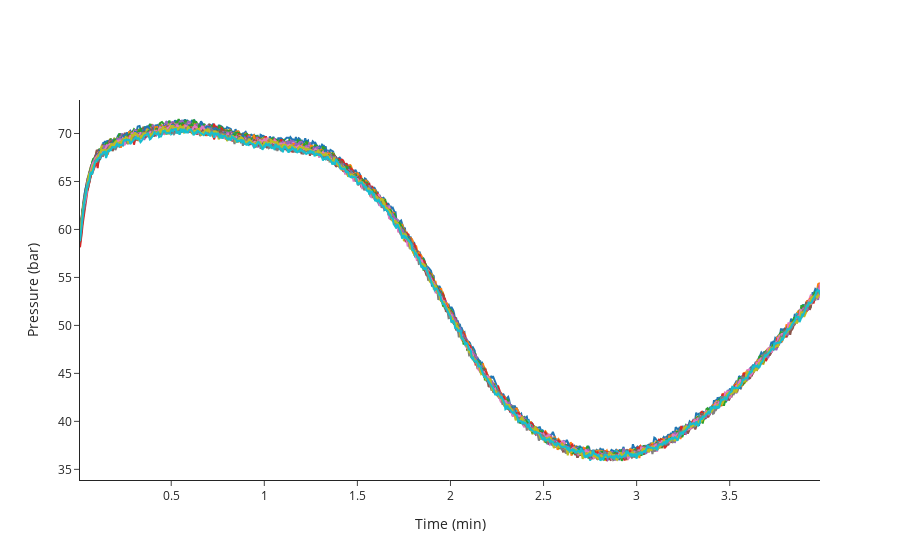

The notebook cell saved with this chart:
### Code cell
fig_train=ana.plot_pressure_curves(indices = train_indices)
fig_train.update_layout(showlegend=False)
fig_train.show()
#train_indices.extend([239, 245, 266, 117])# 117 is interesting

### Figure 1 — Plotly figure (JSON) as saved in the notebook; plotly's stock layout.template omitted (floating-point values rounded to 4 significant figures; data arrays with more than 128 entries replaced by an {"elided": "..."} marker saying what was removed)
{"data": [{"hovertemplate": "<b>index</b>: 18<br><b>name</b>: 210812_Pac--005<br><b>path</b>: C:/Users/Sandeep/Desktop/ExtractedSignals\\210812_Pac 2021-08-12 10-30-07\\210812_Pac--005.D<br><b>batch</b>: 210812_Pac 2021-08-12 10-30-07<br><b>batch_position</b>: 5<br><b>idle_time</b>: 39.0<br><b>sample</b>: NaCl 0,9%<br><b>method</b>: SAA_411_Pac.M<br><b>timestamp</b>: 2021-08-12 10:50:23<br><b>detector</b>: G1315C<br><b>pump</b>: G7110B<br><b>start_time</b>: 2021-08-12 10:50:57<br><b>end_time</b>: 2021-08-12 10:54:57<br><b>runtime</b>: 239.7000000000036<br><b>Time: </b>%{x}<br><b>Pressure: </b>%{y}<extra></extra>", "mode": "lines", "name": "210812_Pac--005 (NaCl 0,9%)", "text": "<b>index</b>: 18<br><b>name</b>: 210812_Pac--005<br><b>path</b>: C:/Users/Sandeep/Desktop/ExtractedSignals\\210812_Pac 2021-08-12 10-30-07\\210812_Pac--005.D<br><b>batch</b>: 210812_Pac 2021-08-12 10-30-07<br><b>batch_position</b>: 5<br><b>idle_time</b>: 39.0<br><b>sample</b>: NaCl 0,9%<br><b>method</b>: SAA_411_Pac.M<br><b>timestamp</b>: 2021-08-12 10:50:23<br><b>detector</b>: G1315C<br><b>pump</b>: G7110B<br><b>start_time</b>: 2021-08-12 10:50:57<br><b>end_time</b>: 2021-08-12 10:54:57<br><b>runtime</b>: 239.7000000000036", "type": "scatter", "x": {"elided": "796 float values"}, "y": {"elided": "796 float values"}}, {"hovertemplate": "<b>index</b>: 19<br><b>name</b>: 210812_Pac--006<br><b>path</b>: C:/Users/Sandeep/Desktop/ExtractedSignals\\210812_Pac 2021-08-12 10-30-07\\210812_Pac--006.D<br><b>batch</b>: 210812_Pac 2021-08-12 10-30-07<br><b>batch_position</b>: 6<br><b>idle_time</b>: 39.0<br><b>sample</b>: Blank<br><b>method</b>: SAA_411_Pac.M<br><b>timestamp</b>: 2021-08-12 10:55:02<br><b>detector</b>: G1315C<br><b>pump</b>: G7110B<br><b>start_time</b>: 2021-08-12 10:55:36<br><b>end_time</b>: 2021-08-12 10:59:36<br><b>runtime</b>: 239.7000000000036<br><b>Time: </b>%{x}<br><b>Pressure: </b>%{y}<extra></extra>", "mode": "lines", "name": "210812_Pac--006 (Blank)", "text": "<b>index</b>: 19<br><b>name</b>: 210812_Pac--006<br><b>path</b>: C:/Users/Sandeep/Desktop/ExtractedSignals\\210812_Pac 2021-08-12 10-30-07\\210812_Pac--006.D<br><b>batch</b>: 210812_Pac 2021-08-12 10-30-07<br><b>batch_position</b>: 6<br><b>idle_time</b>: 39.0<br><b>sample</b>: Blank<br><b>method</b>: SAA_411_Pac.M<br><b>timestamp</b>: 2021-08-12 10:55:02<br><b>detector</b>: G1315C<br><b>pump</b>: G7110B<br><b>start_time</b>: 2021-08-12 10:55:36<br><b>end_time</b>: 2021-08-12 10:59:36<br><b>runtime</b>: 239.7000000000036", "type": "scatter", "x": {"elided": "796 float values"}, "y": {"elided": "796 float values"}}, {"hovertemplate": "<b>index</b>: 20<br><b>name</b>: 210812_Pac--007<br><b>path</b>: C:/Users/Sandeep/Desktop/ExtractedSignals\\210812_Pac 2021-08-12 10-30-07\\210812_Pac--007.D<br><b>batch</b>: 210812_Pac 2021-08-12 10-30-07<br><b>batch_position</b>: 7<br><b>idle_time</b>: 39.0<br><b>sample</b>: 0.025 mg/ml<br><b>method</b>: SAA_411_Pac.M<br><b>timestamp</b>: 2021-08-12 10:59:41<br><b>detector</b>: G1315C<br><b>pump</b>: G7110B<br><b>start_time</b>: 2021-08-12 11:00:15<br><b>end_time</b>: 2021-08-12 11:04:15<br><b>runtime</b>: 239.7000000000036<br><b>Time: </b>%{x}<br><b>Pressure: </b>%{y}<extra></extra>", "mode": "lines", "name": "210812_Pac--007 (0.025 mg/ml)", "text": "<b>index</b>: 20<br><b>name</b>: 210812_Pac--007<br><b>path</b>: C:/Users/Sandeep/Desktop/ExtractedSignals\\210812_Pac 2021-08-12 10-30-07\\210812_Pac--007.D<br><b>batch</b>: 210812_Pac 2021-08-12 10-30-07<br><b>batch_position</b>: 7<br><b>idle_time</b>: 39.0<br><b>sample</b>: 0.025 mg/ml<br><b>method</b>: SAA_411_Pac.M<br><b>timestamp</b>: 2021-08-12 10:59:41<br><b>detector</b>: G1315C<br><b>pump</b>: G7110B<br><b>start_time</b>: 2021-08-12 11:00:15<br><b>end_time</b>: 2021-08-12 11:04:15<br><b>runtime</b>: 239.7000000000036", "type": "scatter", "x": {"elided": "796 float values"}, "y": {"elided": "796 float values"}}, {"hovertemplate": "<b>index</b>: 21<br><b>name</b>: 210812_Pac--008<br><b>path</b>: C:/Users/Sandeep/Desktop/ExtractedSignals\\210812_Pac 2021-08-12 10-30-07\\210812_Pac--008.D<br><b>batch</b>: 210812_Pac 2021-08-12 10-30-07<br><b>batch_position</b>: 8<br><b>idle_time</b>: 39.0<br><b>sample</b>: Blank<br><b>method</b>: SAA_411_Pac.M<br><b>timestamp</b>: 2021-08-12 11:04:20<br><b>detector</b>: G1315C<br><b>pump</b>: G7110B<br><b>start_time</b>: 2021-08-12 11:04:54<br><b>end_time</b>: 2021-08-12 11:08:54<br><b>runtime</b>: 239.7000000000036<br><b>Time: </b>%{x}<br><b>Pressure: </b>%{y}<extra></extra>", "mode": "lines", "name": "210812_Pac--008 (Blank)", "text": "<b>index</b>: 21<br><b>name</b>: 210812_Pac--008<br><b>path</b>: C:/Users/Sandeep/Desktop/ExtractedSignals\\210812_Pac 2021-08-12 10-30-07\\210812_Pac--008.D<br><b>batch</b>: 210812_Pac 2021-08-12 10-30-07<br><b>batch_position</b>: 8<br><b>idle_time</b>: 39.0<br><b>sample</b>: Blank<br><b>method</b>: SAA_411_Pac.M<br><b>timestamp</b>: 2021-08-12 11:04:20<br><b>detector</b>: G1315C<br><b>pump</b>: G7110B<br><b>start_time</b>: 2021-08-12 11:04:54<br><b>end_time</b>: 2021-08-12 11:08:54<br><b>runtime</b>: 239.7000000000036", "type": "scatter", "x": {"elided": "796 float values"}, "y": {"elided": "796 float values"}}, {"hovertemplate": "<b>index</b>: 22<br><b>name</b>: 210812_Pac--009<br><b>path</b>: C:/Users/Sandeep/Desktop/ExtractedSignals\\210812_Pac 2021-08-12 10-30-07\\210812_Pac--009.D<br><b>batch</b>: 210812_Pac 2021-08-12 10-30-07<br><b>batch_position</b>: 9<br><b>idle_time</b>: 38.0<br><b>sample</b>: 210806/036 :10<br><b>method</b>: SAA_411_Pac.M<br><b>timestamp</b>: 2021-08-12 11:08:59<br><b>detector</b>: G1315C<br><b>pump</b>: G7110B<br><b>start_time</b>: 2021-08-12 11:09:32<br><b>end_time</b>: 2021-08-12 11:13:32<br><b>runtime</b>: 239.7000000000036<br><b>Time: </b>%{x}<br><b>Pressure: </b>%{y}<extra></extra>", "mode": "lines", "name": "210812_Pac--009 (210806/036 :10)", "text": "<b>index</b>: 22<br><b>name</b>: 210812_Pac--009<br><b>path</b>: C:/Users/Sandeep/Desktop/ExtractedSignals\\210812_Pac 2021-08-12 10-30-07\\210812_Pac--009.D<br><b>batch</b>: 210812_Pac 2021-08-12 10-30-07<br><b>batch_position</b>: 9<br><b>idle_time</b>: 38.0<br><b>sample</b>: 210806/036 :10<br><b>method</b>: SAA_411_Pac.M<br><b>timestamp</b>: 2021-08-12 11:08:59<br><b>detector</b>: G1315C<br><b>pump</b>: G7110B<br><b>start_time</b>: 2021-08-12 11:09:32<br><b>end_time</b>: 2021-08-12 11:13:32<br><b>runtime</b>: 239.7000000000036", "type": "scatter", "x": {"elided": "796 float values"}, "y": {"elided": "796 float values"}}, {"hovertemplate": "<b>index</b>: 23<br><b>name</b>: 210812_Pac--010<br><b>path</b>: C:/Users/Sandeep/Desktop/ExtractedSignals\\210812_Pac 2021-08-12 10-30-07\\210812_Pac--010.D<br><b>batch</b>: 210812_Pac 2021-08-12 10-30-07<br><b>batch_position</b>: 10<br><b>idle_time</b>: 39.0<br><b>sample</b>: 210806/036 :10<br><b>method</b>: SAA_411_Pac.M<br><b>timestamp</b>: 2021-08-12 11:13:37<br><b>detector</b>: G7110B<br><b>pump</b>: G7110B<br><b>start_time</b>: 2021-08-12 11:14:11<br><b>end_time</b>: 2021-08-12 11:18:11<br><b>runtime</b>: 239.7000000000036<br><b>Time: </b>%{x}<br><b>Pressure: </b>%{y}<extra></extra>", "mode": "lines", "name": "210812_Pac--010 (210806/036 :10)", "text": "<b>index</b>: 23<br><b>name</b>: 210812_Pac--010<br><b>path</b>: C:/Users/Sandeep/Desktop/ExtractedSignals\\210812_Pac 2021-08-12 10-30-07\\210812_Pac--010.D<br><b>batch</b>: 210812_Pac 2021-08-12 10-30-07<br><b>batch_position</b>: 10<br><b>idle_time</b>: 39.0<br><b>sample</b>: 210806/036 :10<br><b>method</b>: SAA_411_Pac.M<br><b>timestamp</b>: 2021-08-12 11:13:37<br><b>detector</b>: G7110B<br><b>pump</b>: G7110B<br><b>start_time</b>: 2021-08-12 11:14:11<br><b>end_time</b>: 2021-08-12 11:18:11<br><b>runtime</b>: 239.7000000000036", "type": "scatter", "x": {"elided": "796 float values"}, "y": {"elided": "796 float values"}}, {"hovertemplate": "<b>index</b>: 24<br><b>name</b>: 210812_Pac--011<br><b>path</b>: C:/Users/Sandeep/Desktop/ExtractedSignals\\210812_Pac 2021-08-12 10-30-07\\210812_Pac--011.D<br><b>batch</b>: 210812_Pac 2021-08-12 10-30-07<br><b>batch_position</b>: 11<br><b>idle_time</b>: 39.0<br><b>sample</b>: 210806/036 :10<br><b>method</b>: SAA_411_Pac.M<br><b>timestamp</b>: 2021-08-12 11:18:16<br><b>detector</b>: G7110B<br><b>pump</b>: G7110B<br><b>start_time</b>: 2021-08-12 11:18:50<br><b>end_time</b>: 2021-08-12 11:22:50<br><b>runtime</b>: 239.7000000000036<br><b>Time: </b>%{x}<br><b>Pressure: </b>%{y}<extra></extra>", "mode": "lines", "name": "210812_Pac--011 (210806/036 :10)", "text": "<b>index</b>: 24<br><b>name</b>: 210812_Pac--011<br><b>path</b>: C:/Users/Sandeep/Desktop/ExtractedSignals\\210812_Pac 2021-08-12 10-30-07\\210812_Pac--011.D<br><b>batch</b>: 210812_Pac 2021-08-12 10-30-07<br><b>batch_position</b>: 11<br><b>idle_time</b>: 39.0<br><b>sample</b>: 210806/036 :10<br><b>method</b>: SAA_411_Pac.M<br><b>timestamp</b>: 2021-08-12 11:18:16<br><b>detector</b>: G7110B<br><b>pump</b>: G7110B<br><b>start_time</b>: 2021-08-12 11:18:50<br><b>end_time</b>: 2021-08-12 11:22:50<br><b>runtime</b>: 239.7000000000036", "type": "scatter", "x": {"elided": "796 float values"}, "y": {"elided": "796 float values"}}, {"hovertemplate": "<b>index</b>: 25<br><b>name</b>: 210812_Pac--012<br><b>path</b>: C:/Users/Sandeep/Desktop/ExtractedSignals\\210812_Pac 2021-08-12 10-30-07\\210812_Pac--012.D<br><b>batch</b>: 210812_Pac 2021-08-12 10-30-07<br><b>batch_position</b>: 12<br><b>idle_time</b>: 39.0<br><b>sample</b>: Blank<br><b>method</b>: SAA_411_Pac.M<br><b>timestamp</b>: 2021-08-12 11:22:55<br><b>detector</b>: G1315C<br><b>pump</b>: G7110B<br><b>start_time</b>: 2021-08-12 11:23:29<br><b>end_time</b>: 2021-08-12 11:27:29<br><b>runtime</b>: 239.7000000000036<br><b>Time: </b>%{x}<br><b>Pressure: </b>%{y}<extra></extra>", "mode": "lines", "name": "210812_Pac--012 (Blank)", "text": "<b>index</b>: 25<br><b>name</b>: 210812_Pac--012<br><b>path</b>: C:/Users/Sandeep/Desktop/ExtractedSignals\\210812_Pac 2021-08-12 10-30-07\\210812_Pac--012.D<br><b>batch</b>: 210812_Pac 2021-08-12 10-30-07<br><b>batch_position</b>: 12<br><b>idle_time</b>: 39.0<br><b>sample</b>: Blank<br><b>method</b>: SAA_411_Pac.M<br><b>timestamp</b>: 2021-08-12 11:22:55<br><b>detector</b>: G1315C<br><b>pump</b>: G7110B<br><b>start_time</b>: 2021-08-12 11:23:29<br><b>end_time</b>: 2021-08-12 11:27:29<br><b>runtime</b>: 239.7000000000036", "type": "scatter", "x": {"elided": "796 float values"}, "y": {"elided": "796 float values"}}, {"hovertemplate": "<b>index</b>: 26<br><b>name</b>: 210812_Pac--013<br><b>path</b>: C:/Users/Sandeep/Desktop/ExtractedSignals\\210812_Pac 2021-08-12 10-30-07\\210812_Pac--013.D<br><b>batch</b>: 210812_Pac 2021-08-12 10-30-07<br><b>batch_position</b>: 13<br><b>idle_time</b>: 39.0<br><b>sample</b>: 0.025 mg/ml<br><b>method</b>: SAA_411_Pac.M<br><b>timestamp</b>: 2021-08-12 11:27:34<br><b>detector</b>: G1315C<br><b>pump</b>: G7110B<br><b>start_time</b>: 2021-08-12 11:28:08<br><b>end_time</b>: 2021-08-12 11:32:08<br><b>runtime</b>: 239.7000000000036<br><b>Time: </b>%{x}<br><b>Pressure: </b>%{y}<extra></extra>", "mode": "lines", "name": "210812_Pac--013 (0.025 mg/ml)", "text": "<b>index</b>: 26<br><b>name</b>: 210812_Pac--013<br><b>path</b>: C:/Users/Sandeep/Desktop/ExtractedSignals\\210812_Pac 2021-08-12 10-30-07\\210812_Pac--013.D<br><b>batch</b>: 210812_Pac 2021-08-12 10-30-07<br><b>batch_position</b>: 13<br><b>idle_time</b>: 39.0<br><b>sample</b>: 0.025 mg/ml<br><b>method</b>: SAA_411_Pac.M<br><b>timestamp</b>: 2021-08-12 11:27:34<br><b>detector</b>: G1315C<br><b>pump</b>: G7110B<br><b>start_time</b>: 2021-08-12 11:28:08<br><b>end_time</b>: 2021-08-12 11:32:08<br><b>runtime</b>: 239.7000000000036", "type": "scatter", "x": {"elided": "796 float values"}, "y": {"elided": "796 float values"}}, {"hovertemplate": "<b>index</b>: 27<br><b>name</b>: 210812_Pac--014<br><b>path</b>: C:/Users/Sandeep/Desktop/ExtractedSignals\\210812_Pac 2021-08-12 10-30-07\\210812_Pac--014.D<br><b>batch</b>: 210812_Pac 2021-08-12 10-30-07<br><b>batch_position</b>: 14<br><b>idle_time</b>: 38.0<br><b>sample</b>: Blank<br><b>method</b>: SAA_411_Pac.M<br><b>timestamp</b>: 2021-08-12 11:32:13<br><b>detector</b>: G7110B<br><b>pump</b>: G7110B<br><b>start_time</b>: 2021-08-12 11:32:46<br><b>end_time</b>: 2021-08-12 11:36:47<br><b>runtime</b>: 239.7000000000036<br><b>Time: </b>%{x}<br><b>Pressure: </b>%{y}<extra></extra>", "mode": "lines", "name": "210812_Pac--014 (Blank)", "text": "<b>index</b>: 27<br><b>name</b>: 210812_Pac--014<br><b>path</b>: C:/Users/Sandeep/Desktop/ExtractedSignals\\210812_Pac 2021-08-12 10-30-07\\210812_Pac--014.D<br><b>batch</b>: 210812_Pac 2021-08-12 10-30-07<br><b>batch_position</b>: 14<br><b>idle_time</b>: 38.0<br><b>sample</b>: Blank<br><b>method</b>: SAA_411_Pac.M<br><b>timestamp</b>: 2021-08-12 11:32:13<br><b>detector</b>: G7110B<br><b>pump</b>: G7110B<br><b>start_time</b>: 2021-08-12 11:32:46<br><b>end_time</b>: 2021-08-12 11:36:47<br><b>runtime</b>: 239.7000000000036", "type": "scatter", "x": {"elided": "796 float values"}, "y": {"elided": "796 float values"}}, {"hovertemplate": "<b>index</b>: 51<br><b>name</b>: 210813_Pac--005<br><b>path</b>: C:/Users/Sandeep/Desktop/ExtractedSignals\\210813_Pac 2021-08-13 10-37-27\\210813_Pac--005.D<br><b>batch</b>: 210813_Pac 2021-08-13 10-37-27<br><b>batch_position</b>: 5<br><b>idle_time</b>: 39.0<br><b>sample</b>: NaCl 0,9%<br><b>method</b>: SAA_411_Pac.M<br><b>timestamp</b>: 2021-08-13 10:57:52<br><b>detector</b>: G7110B<br><b>pump</b>: G7110B<br><b>start_time</b>: 2021-08-13 10:58:26<br><b>end_time</b>: 2021-08-13 11:02:27<br><b>runtime</b>: 239.7000000000036<br><b>Time: </b>%{x}<br><b>Pressure: </b>%{y}<extra></extra>", "mode": "lines", "name": "210813_Pac--005 (NaCl 0,9%)", "text": "<b>index</b>: 51<br><b>name</b>: 210813_Pac--005<br><b>path</b>: C:/Users/Sandeep/Desktop/ExtractedSignals\\210813_Pac 2021-08-13 10-37-27\\210813_Pac--005.D<br><b>batch</b>: 210813_Pac 2021-08-13 10-37-27<br><b>batch_position</b>: 5<br><b>idle_time</b>: 39.0<br><b>sample</b>: NaCl 0,9%<br><b>method</b>: SAA_411_Pac.M<br><b>timestamp</b>: 2021-08-13 10:57:52<br><b>detector</b>: G7110B<br><b>pump</b>: G7110B<br><b>start_time</b>: 2021-08-13 10:58:26<br><b>end_time</b>: 2021-08-13 11:02:27<br><b>runtime</b>: 239.7000000000036", "type": "scatter", "x": {"elided": "796 float values"}, "y": {"elided": "796 float values"}}, {"hovertemplate": "<b>index</b>: 52<br><b>name</b>: 210813_Pac--006<br><b>path</b>: C:/Users/Sandeep/Desktop/ExtractedSignals\\210813_Pac 2021-08-13 10-37-27\\210813_Pac--006.D<br><b>batch</b>: 210813_Pac 2021-08-13 10-37-27<br><b>batch_position</b>: 6<br><b>idle_time</b>: 38.0<br><b>sample</b>: Blank<br><b>method</b>: SAA_411_Pac.M<br><b>timestamp</b>: 2021-08-13 11:02:31<br><b>detector</b>: G1315C<br><b>pump</b>: G7110B<br><b>start_time</b>: 2021-08-13 11:03:05<br><b>end_time</b>: 2021-08-13 11:07:06<br><b>runtime</b>: 239.7000000000036<br><b>Time: </b>%{x}<br><b>Pressure: </b>%{y}<extra></extra>", "mode": "lines", "name": "210813_Pac--006 (Blank)", "text": "<b>index</b>: 52<br><b>name</b>: 210813_Pac--006<br><b>path</b>: C:/Users/Sandeep/Desktop/ExtractedSignals\\210813_Pac 2021-08-13 10-37-27\\210813_Pac--006.D<br><b>batch</b>: 210813_Pac 2021-08-13 10-37-27<br><b>batch_position</b>: 6<br><b>idle_time</b>: 38.0<br><b>sample</b>: Blank<br><b>method</b>: SAA_411_Pac.M<br><b>timestamp</b>: 2021-08-13 11:02:31<br><b>detector</b>: G1315C<br><b>pump</b>: G7110B<br><b>start_time</b>: 2021-08-13 11:03:05<br><b>end_time</b>: 2021-08-13 11:07:06<br><b>runtime</b>: 239.7000000000036", "type": "scatter", "x": {"elided": "796 float values"}, "y": {"elided": "796 float values"}}, {"hovertemplate": "<b>index</b>: 53<br><b>name</b>: 210813_Pac--007<br><b>path</b>: C:/Users/Sandeep/Desktop/ExtractedSignals\\210813_Pac 2021-08-13 10-37-27\\210813_Pac--007.D<br><b>batch</b>: 210813_Pac 2021-08-13 10-37-27<br><b>batch_position</b>: 7<br><b>idle_time</b>: 38.0<br><b>sample</b>: 0.025 mg/ml<br><b>method</b>: SAA_411_Pac.M<br><b>timestamp</b>: 2021-08-13 11:07:10<br><b>detector</b>: G1315C<br><b>pump</b>: G7116B<br><b>start_time</b>: 2021-08-13 11:07:44<br><b>end_time</b>: 2021-08-13 11:11:45<br><b>runtime</b>: 239.7000000000036<br><b>Time: </b>%{x}<br><b>Pressure: </b>%{y}<extra></extra>", "mode": "lines", "name": "210813_Pac--007 (0.025 mg/ml)", "text": "<b>index</b>: 53<br><b>name</b>: 210813_Pac--007<br><b>path</b>: C:/Users/Sandeep/Desktop/ExtractedSignals\\210813_Pac 2021-08-13 10-37-27\\210813_Pac--007.D<br><b>batch</b>: 210813_Pac 2021-08-13 10-37-27<br><b>batch_position</b>: 7<br><b>idle_time</b>: 38.0<br><b>sample</b>: 0.025 mg/ml<br><b>method</b>: SAA_411_Pac.M<br><b>timestamp</b>: 2021-08-13 11:07:10<br><b>detector</b>: G1315C<br><b>pump</b>: G7116B<br><b>start_time</b>: 2021-08-13 11:07:44<br><b>end_time</b>: 2021-08-13 11:11:45<br><b>runtime</b>: 239.7000000000036", "type": "scatter", "x": {"elided": "796 float values"}, "y": {"elided": "796 float values"}}, {"hovertemplate": "<b>index</b>: 54<br><b>name</b>: 210813_Pac--008<br><b>path</b>: C:/Users/Sandeep/Desktop/ExtractedSignals\\210813_Pac 2021-08-13 10-37-27\\210813_Pac--008.D<br><b>batch</b>: 210813_Pac 2021-08-13 10-37-27<br><b>batch_position</b>: 8<br><b>idle_time</b>: 38.0<br><b>sample</b>: Blank<br><b>method</b>: SAA_411_Pac.M<br><b>timestamp</b>: 2021-08-13 11:11:49<br><b>detector</b>: G1315C<br><b>pump</b>: G7110B<br><b>start_time</b>: 2021-08-13 11:12:23<br><b>end_time</b>: 2021-08-13 11:16:23<br><b>runtime</b>: 239.7000000000036<br><b>Time: </b>%{x}<br><b>Pressure: </b>%{y}<extra></extra>", "mode": "lines", "name": "210813_Pac--008 (Blank)", "text": "<b>index</b>: 54<br><b>name</b>: 210813_Pac--008<br><b>path</b>: C:/Users/Sandeep/Desktop/ExtractedSignals\\210813_Pac 2021-08-13 10-37-27\\210813_Pac--008.D<br><b>batch</b>: 210813_Pac 2021-08-13 10-37-27<br><b>batch_position</b>: 8<br><b>idle_time</b>: 38.0<br><b>sample</b>: Blank<br><b>method</b>: SAA_411_Pac.M<br><b>timestamp</b>: 2021-08-13 11:11:49<br><b>detector</b>: G1315C<br><b>pump</b>: G7110B<br><b>start_time</b>: 2021-08-13 11:12:23<br><b>end_time</b>: 2021-08-13 11:16:23<br><b>runtime</b>: 239.7000000000036", "type": "scatter", "x": {"elided": "796 float values"}, "y": {"elided": "796 float values"}}, {"hovertemplate": "<b>index</b>: 55<br><b>name</b>: 210813_Pac--009<br><b>path</b>: C:/Users/Sandeep/Desktop/ExtractedSignals\\210813_Pac 2021-08-13 10-37-27\\210813_Pac--009.D<br><b>batch</b>: 210813_Pac 2021-08-13 10-37-27<br><b>batch_position</b>: 9<br><b>idle_time</b>: 39.0<br><b>sample</b>: 210812/004 :20<br><b>method</b>: SAA_411_Pac.M<br><b>timestamp</b>: 2021-08-13 11:16:28<br><b>detector</b>: G1315C<br><b>pump</b>: G7110B<br><b>start_time</b>: 2021-08-13 11:17:02<br><b>end_time</b>: 2021-08-13 11:21:03<br><b>runtime</b>: 239.7000000000036<br><b>Time: </b>%{x}<br><b>Pressure: </b>%{y}<extra></extra>", "mode": "lines", "name": "210813_Pac--009 (210812/004 :20)", "text": "<b>index</b>: 55<br><b>name</b>: 210813_Pac--009<br><b>path</b>: C:/Users/Sandeep/Desktop/ExtractedSignals\\210813_Pac 2021-08-13 10-37-27\\210813_Pac--009.D<br><b>batch</b>: 210813_Pac 2021-08-13 10-37-27<br><b>batch_position</b>: 9<br><b>idle_time</b>: 39.0<br><b>sample</b>: 210812/004 :20<br><b>method</b>: SAA_411_Pac.M<br><b>timestamp</b>: 2021-08-13 11:16:28<br><b>detector</b>: G1315C<br><b>pump</b>: G7110B<br><b>start_time</b>: 2021-08-13 11:17:02<br><b>end_time</b>: 2021-08-13 11:21:03<br><b>runtime</b>: 239.7000000000036", "type": "scatter", "x": {"elided": "796 float values"}, "y": {"elided": "796 float values"}}, {"hovertemplate": "<b>index</b>: 56<br><b>name</b>: 210813_Pac--010<br><b>path</b>: C:/Users/Sandeep/Desktop/ExtractedSignals\\210813_Pac 2021-08-13 10-37-27\\210813_Pac--010.D<br><b>batch</b>: 210813_Pac 2021-08-13 10-37-27<br><b>batch_position</b>: 10<br><b>idle_time</b>: 38.0<br><b>sample</b>: 210812/004 :20<br><b>method</b>: SAA_411_Pac.M<br><b>timestamp</b>: 2021-08-13 11:21:08<br><b>detector</b>: G1315C<br><b>pump</b>: G7110B<br><b>start_time</b>: 2021-08-13 11:21:41<br><b>end_time</b>: 2021-08-13 11:25:42<br><b>runtime</b>: 239.7000000000036<br><b>Time: </b>%{x}<br><b>Pressure: </b>%{y}<extra></extra>", "mode": "lines", "name": "210813_Pac--010 (210812/004 :20)", "text": "<b>index</b>: 56<br><b>name</b>: 210813_Pac--010<br><b>path</b>: C:/Users/Sandeep/Desktop/ExtractedSignals\\210813_Pac 2021-08-13 10-37-27\\210813_Pac--010.D<br><b>batch</b>: 210813_Pac 2021-08-13 10-37-27<br><b>batch_position</b>: 10<br><b>idle_time</b>: 38.0<br><b>sample</b>: 210812/004 :20<br><b>method</b>: SAA_411_Pac.M<br><b>timestamp</b>: 2021-08-13 11:21:08<br><b>detector</b>: G1315C<br><b>pump</b>: G7110B<br><b>start_time</b>: 2021-08-13 11:21:41<br><b>end_time</b>: 2021-08-13 11:25:42<br><b>runtime</b>: 239.7000000000036", "type": "scatter", "x": {"elided": "796 float values"}, "y": {"elided": "796 float values"}}, {"hovertemplate": "<b>index</b>: 57<br><b>name</b>: 210813_Pac--011<br><b>path</b>: C:/Users/Sandeep/Desktop/ExtractedSignals\\210813_Pac 2021-08-13 10-37-27\\210813_Pac--011.D<br><b>batch</b>: 210813_Pac 2021-08-13 10-37-27<br><b>batch_position</b>: 11<br><b>idle_time</b>: 39.0<br><b>sample</b>: 210812/004 :20<br><b>method</b>: SAA_411_Pac.M<br><b>timestamp</b>: 2021-08-13 11:25:46<br><b>detector</b>: G1315C<br><b>pump</b>: G7110B<br><b>start_time</b>: 2021-08-13 11:26:21<br><b>end_time</b>: 2021-08-13 11:30:21<br><b>runtime</b>: 239.7000000000036<br><b>Time: </b>%{x}<br><b>Pressure: </b>%{y}<extra></extra>", "mode": "lines", "name": "210813_Pac--011 (210812/004 :20)", "text": "<b>index</b>: 57<br><b>name</b>: 210813_Pac--011<br><b>path</b>: C:/Users/Sandeep/Desktop/ExtractedSignals\\210813_Pac 2021-08-13 10-37-27\\210813_Pac--011.D<br><b>batch</b>: 210813_Pac 2021-08-13 10-37-27<br><b>batch_position</b>: 11<br><b>idle_time</b>: 39.0<br><b>sample</b>: 210812/004 :20<br><b>method</b>: SAA_411_Pac.M<br><b>timestamp</b>: 2021-08-13 11:25:46<br><b>detector</b>: G1315C<br><b>pump</b>: G7110B<br><b>start_time</b>: 2021-08-13 11:26:21<br><b>end_time</b>: 2021-08-13 11:30:21<br><b>runtime</b>: 239.7000000000036", "type": "scatter", "x": {"elided": "796 float values"}, "y": {"elided": "796 float values"}}, {"hovertemplate": "<b>index</b>: 58<br><b>name</b>: 210813_Pac--012<br><b>path</b>: C:/Users/Sandeep/Desktop/ExtractedSignals\\210813_Pac 2021-08-13 10-37-27\\210813_Pac--012.D<br><b>batch</b>: 210813_Pac 2021-08-13 10-37-27<br><b>batch_position</b>: 12<br><b>idle_time</b>: 38.0<br><b>sample</b>: Blank<br><b>method</b>: SAA_411_Pac.M<br><b>timestamp</b>: 2021-08-13 11:30:26<br><b>detector</b>: G1315C<br><b>pump</b>: G7110B<br><b>start_time</b>: 2021-08-13 11:30:59<br><b>end_time</b>: 2021-08-13 11:34:59<br><b>runtime</b>: 239.7000000000036<br><b>Time: </b>%{x}<br><b>Pressure: </b>%{y}<extra></extra>", "mode": "lines", "name": "210813_Pac--012 (Blank)", "text": "<b>index</b>: 58<br><b>name</b>: 210813_Pac--012<br><b>path</b>: C:/Users/Sandeep/Desktop/ExtractedSignals\\210813_Pac 2021-08-13 10-37-27\\210813_Pac--012.D<br><b>batch</b>: 210813_Pac 2021-08-13 10-37-27<br><b>batch_position</b>: 12<br><b>idle_time</b>: 38.0<br><b>sample</b>: Blank<br><b>method</b>: SAA_411_Pac.M<br><b>timestamp</b>: 2021-08-13 11:30:26<br><b>detector</b>: G1315C<br><b>pump</b>: G7110B<br><b>start_time</b>: 2021-08-13 11:30:59<br><b>end_time</b>: 2021-08-13 11:34:59<br><b>runtime</b>: 239.7000000000036", "type": "scatter", "x": {"elided": "796 float values"}, "y": {"elided": "796 float values"}}, {"hovertemplate": "<b>index</b>: 59<br><b>name</b>: 210813_Pac--013<br><b>path</b>: C:/Users/Sandeep/Desktop/ExtractedSignals\\210813_Pac 2021-08-13 10-37-27\\210813_Pac--013.D<br><b>batch</b>: 210813_Pac 2021-08-13 10-37-27<br><b>batch_position</b>: 13<br><b>idle_time</b>: 39.0<br><b>sample</b>: 0.025 mg/ml<br><b>method</b>: SAA_411_Pac.M<br><b>timestamp</b>: 2021-08-13 11:35:04<br><b>detector</b>: G1315C<br><b>pump</b>: G7110B<br><b>start_time</b>: 2021-08-13 11:35:38<br><b>end_time</b>: 2021-08-13 11:39:38<br><b>runtime</b>: 239.7000000000036<br><b>Time: </b>%{x}<br><b>Pressure: </b>%{y}<extra></extra>", "mode": "lines", "name": "210813_Pac--013 (0.025 mg/ml)", "text": "<b>index</b>: 59<br><b>name</b>: 210813_Pac--013<br><b>path</b>: C:/Users/Sandeep/Desktop/ExtractedSignals\\210813_Pac 2021-08-13 10-37-27\\210813_Pac--013.D<br><b>batch</b>: 210813_Pac 2021-08-13 10-37-27<br><b>batch_position</b>: 13<br><b>idle_time</b>: 39.0<br><b>sample</b>: 0.025 mg/ml<br><b>method</b>: SAA_411_Pac.M<br><b>timestamp</b>: 2021-08-13 11:35:04<br><b>detector</b>: G1315C<br><b>pump</b>: G7110B<br><b>start_time</b>: 2021-08-13 11:35:38<br><b>end_time</b>: 2021-08-13 11:39:38<br><b>runtime</b>: 239.7000000000036", "type": "scatter", "x": {"elided": "796 float values"}, "y": {"elided": "796 float values"}}, {"hovertemplate": "<b>index</b>: 60<br><b>name</b>: 210813_Pac--014<br><b>path</b>: C:/Users/Sandeep/Desktop/ExtractedSignals\\210813_Pac 2021-08-13 10-37-27\\210813_Pac--014.D<br><b>batch</b>: 210813_Pac 2021-08-13 10-37-27<br><b>batch_position</b>: 14<br><b>idle_time</b>: 38.0<br><b>sample</b>: Blank<br><b>method</b>: SAA_411_Pac.M<br><b>timestamp</b>: 2021-08-13 11:39:43<br><b>detector</b>: G1315C<br><b>pump</b>: G7110B<br><b>start_time</b>: 2021-08-13 11:40:16<br><b>end_time</b>: 2021-08-13 11:44:17<br><b>runtime</b>: 239.7000000000036<br><b>Time: </b>%{x}<br><b>Pressure: </b>%{y}<extra></extra>", "mode": "lines", "name": "210813_Pac--014 (Blank)", "text": "<b>index</b>: 60<br><b>name</b>: 210813_Pac--014<br><b>path</b>: C:/Users/Sandeep/Desktop/ExtractedSignals\\210813_Pac 2021-08-13 10-37-27\\210813_Pac--014.D<br><b>batch</b>: 210813_Pac 2021-08-13 10-37-27<br><b>batch_position</b>: 14<br><b>idle_time</b>: 38.0<br><b>sample</b>: Blank<br><b>method</b>: SAA_411_Pac.M<br><b>timestamp</b>: 2021-08-13 11:39:43<br><b>detector</b>: G1315C<br><b>pump</b>: G7110B<br><b>start_time</b>: 2021-08-13 11:40:16<br><b>end_time</b>: 2021-08-13 11:44:17<br><b>runtime</b>: 239.7000000000036", "type": "scatter", "x": {"elided": "796 float values"}, "y": {"elided": "796 float values"}}], "layout": {"showlegend": false, "xaxis": {"title": {"text": "Time (min)"}}, "yaxis": {"title": {"text": "Pressure (bar)"}}}}
